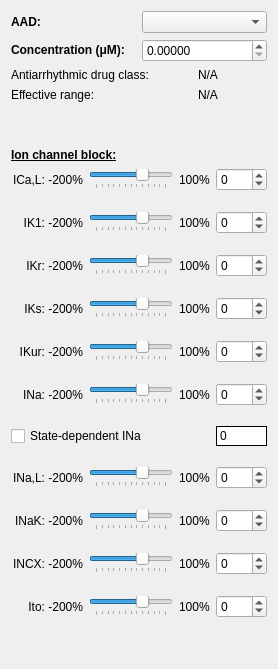
         <widget class="QWidget" name="tab_9">
          <attribute name="title">
           <string>AAD[2]</string>
          </attribute>
          <layout class="QGridLayout" name="gridLayout_17">
           <item row="0" column="0" colspan="3">
            <layout class="QGridLayout" name="gridLayout_6">
             <item row="0" column="2">
              <widget class="QComboBox" name="cmbAAD_3"/>
             </item>
             <item row="0" column="1">
              <widget class="QLabel" name="lblAAD_3">
               <property name="font">
                <font>
                 <weight>75</weight>
                 <bold>true</bold>
                </font>
               </property>
               <property name="text">
                <string>AAD: </string>
               </property>
              </widget>
             </item>
             <item row="1" column="1">
              <widget class="QLabel" name="lblConcentration_3">
               <property name="font">
                <font>
                 <weight>75</weight>
                 <bold>true</bold>
                </font>
               </property>
               <property name="text">
                <string>&lt;html&gt;&lt;head/&gt;&lt;body&gt;&lt;p&gt;Concentration (&amp;mu;M): &lt;/p&gt;&lt;/body&gt;&lt;/html&gt;</string>
               </property>
              </widget>
             </item>
             <item row="1" column="2">
              <widget class="QDoubleSpinBox" name="spinAADConcentration_3">
               <property name="decimals">
                <number>5</number>
               </property>
               <property name="maximum">
                <double>10000.989999999999782</double>
               </property>
               <property name="singleStep">
                <double>0.000010000000000</double>
               </property>
              </widget>
             </item>
            </layout>
           </item>
           <item row="1" column="0" colspan="2">
            <widget class="QLabel" name="lblAADInfo_4">
             <property name="toolTip">
              <string>&lt;html&gt;&lt;head/&gt;&lt;body&gt;&lt;p&gt;&lt;img src=&quot;:/AAD class/AADClass_v2resized.png&quot;/&gt;&lt;/p&gt;&lt;/body&gt;&lt;/html&gt;</string>
             </property>
             <property name="text">
              <string>Antiarrhythmic drug class:</string>
             </property>
             <property name="alignment">
              <set>Qt::AlignLeading|Qt::AlignLeft|Qt::AlignVCenter</set>
             </property>
            </widget>
           </item>
           <item row="1" column="2">
            <widget class="QLabel" name="aadc2">
             <property name="text">
              <string>N/A</string>
             </property>
            </widget>
           </item>
           <item row="2" column="0">
            <widget class="QLabel" name="lblAADInfo_2">
             <property name="text">
              <string>Effective range:</string>
             </property>
             <property name="alignment">
              <set>Qt::AlignLeading|Qt::AlignLeft|Qt::AlignVCenter</set>
             </property>
            </widget>
           </item>
           <item row="3" column="0">
            <spacer name="verticalSpacer_6">
             <property name="orientation">
              <enum>Qt::Vertical</enum>
             </property>
             <property name="sizeType">
              <enum>QSizePolicy::Fixed</enum>
             </property>
             <property name="sizeHint" stdset="0">
              <size>
               <width>20</width>
               <height>40</height>
              </size>
             </property>
            </spacer>
           </item>
           <item row="4" column="0">
            <widget class="QLabel" name="label_25">
             <property name="font">
              <font>
               <weight>75</weight>
               <bold>true</bold>
               <underline>true</underline>
              </font>
             </property>
             <property name="text">
              <string>Ion channel block:</string>
             </property>
            </widget>
           </item>
           <item row="5" column="0" colspan="3">
            <layout class="QGridLayout" name="gridLayout_5">
             <property name="verticalSpacing">
              <number>20</number>
             </property>
             <item row="10" column="2">
              <widget class="QLabel" name="label100Percent_19">
               <property name="text">
                <string>100%</string>
               </property>
              </widget>
             </item>
             <item row="8" column="1">
              <widget class="QSlider" name="slideINaK_2">
               <property name="minimum">
                <number>-200</number>
               </property>
               <property name="maximum">
                <number>100</number>
               </property>
               <property name="singleStep">
                <number>5</number>
               </property>
               <property name="pageStep">
                <number>20</number>
               </property>
               <property name="orientation">
                <enum>Qt::Horizontal</enum>
               </property>
               <property name="tickPosition">
                <enum>QSlider::TicksBelow</enum>
               </property>
               <property name="tickInterval">
                <number>25</number>
               </property>
              </widget>
             </item>
             <item row="8" column="3">
              <widget class="QSpinBox" name="spinINaK_2">
               <property name="minimum">
                <number>-200</number>
               </property>
               <property name="maximum">
                <number>100</number>
               </property>
               <property name="singleStep">
                <number>5</number>
               </property>
              </widget>
             </item>
             <item row="5" column="0">
              <widget class="QLabel" name="lblINa_2">
               <property name="text">
                <string>INa: -200%</string>
               </property>
               <property name="alignment">
                <set>Qt::AlignRight|Qt::AlignTrailing|Qt::AlignVCenter</set>
               </property>
              </widget>
             </item>
             <item row="4" column="0">
              <widget class="QLabel" name="lblIKur_2">
               <property name="text">
                <string>IKur: -200%</string>
               </property>
               <property name="alignment">
                <set>Qt::AlignRight|Qt::AlignTrailing|Qt::AlignVCenter</set>
               </property>
              </widget>
             </item>
             <item row="3" column="3">
              <widget class="QSpinBox" name="spinIKs_2">
               <property name="minimum">
                <number>-200</number>
               </property>
               <property name="maximum">
                <number>100</number>
               </property>
               <property name="singleStep">
                <number>5</number>
               </property>
              </widget>
             </item>
             <item row="9" column="0">
              <widget class="QLabel" name="lblINCX_2">
               <property name="text">
                <string>INCX: -200%</string>
               </property>
               <property name="alignment">
                <set>Qt::AlignRight|Qt::AlignTrailing|Qt::AlignVCenter</set>
               </property>
              </widget>
             </item>
             <item row="9" column="1">
              <widget class="QSlider" name="slideINCX_2">
               <property name="minimum">
                <number>-200</number>
               </property>
               <property name="maximum">
                <number>100</number>
               </property>
               <property name="singleStep">
                <number>5</number>
               </property>
               <property name="pageStep">
                <number>20</number>
               </property>
               <property name="orientation">
                <enum>Qt::Horizontal</enum>
               </property>
               <property name="tickPosition">
                <enum>QSlider::TicksBelow</enum>
               </property>
               <property name="tickInterval">
                <number>25</number>
               </property>
              </widget>
             </item>
             <item row="9" column="2">
              <widget class="QLabel" name="label100Percent_20">
               <property name="text">
                <string>100%</string>
               </property>
              </widget>
             </item>
             <item row="8" column="0">
              <widget class="QLabel" name="lblINaK_2">
               <property name="text">
                <string>INaK: -200%</string>
               </property>
               <property name="alignment">
                <set>Qt::AlignRight|Qt::AlignTrailing|Qt::AlignVCenter</set>
               </property>
              </widget>
             </item>
             <item row="4" column="1">
              <widget class="QSlider" name="slideIKur_2">
               <property name="minimum">
                <number>-200</number>
               </property>
               <property name="maximum">
                <number>100</number>
               </property>
               <property name="singleStep">
                <number>5</number>
               </property>
               <property name="pageStep">
                <number>20</number>
               </property>
               <property name="orientation">
                <enum>Qt::Horizontal</enum>
               </property>
               <property name="tickPosition">
                <enum>QSlider::TicksBelow</enum>
               </property>
               <property name="tickInterval">
                <number>25</number>
               </property>
              </widget>
             </item>
             <item row="5" column="3">
              <widget class="QSpinBox" name="spinINa_2">
               <property name="minimum">
                <number>-200</number>
               </property>
               <property name="maximum">
                <number>100</number>
               </property>
               <property name="singleStep">
                <number>5</number>
               </property>
              </widget>
             </item>
             <item row="4" column="2">
              <widget class="QLabel" name="label100Percent_15">
               <property name="text">
                <string>100%</string>
               </property>
              </widget>
             </item>
             <item row="5" column="1">
              <widget class="QSlider" name="slideINa_2">
               <property name="minimum">
                <number>-200</number>
               </property>
               <property name="maximum">
                <number>100</number>
               </property>
               <property name="singleStep">
                <number>5</number>
               </property>
               <property name="pageStep">
                <number>20</number>
               </property>
               <property name="orientation">
                <enum>Qt::Horizontal</enum>
               </property>
               <property name="tickPosition">
                <enum>QSlider::TicksBelow</enum>
               </property>
               <property name="tickInterval">
                <number>25</number>
               </property>
              </widget>
             </item>
             <item row="4" column="3">
              <widget class="QSpinBox" name="spinIKur_2">
               <property name="minimum">
                <number>-200</number>
               </property>
               <property name="maximum">
                <number>100</number>
               </property>
               <property name="singleStep">
                <number>5</number>
               </property>
              </widget>
             </item>
             <item row="0" column="3">
              <widget class="QSpinBox" name="spinICaL_2">
               <property name="minimum">
                <number>-200</number>
               </property>
               <property name="maximum">
                <number>100</number>
               </property>
               <property name="singleStep">
                <number>5</number>
               </property>
              </widget>
             </item>
             <item row="7" column="2">
              <widget class="QLabel" name="label100Percent_17">
               <property name="text">
                <string>100%</string>
               </property>
              </widget>
             </item>
             <item row="1" column="1">
              <widget class="QSlider" name="slideIK1_2">
               <property name="minimum">
                <number>-200</number>
               </property>
               <property name="maximum">
                <number>100</number>
               </property>
               <property name="singleStep">
                <number>5</number>
               </property>
               <property name="pageStep">
                <number>20</number>
               </property>
               <property name="orientation">
                <enum>Qt::Horizontal</enum>
               </property>
               <property name="tickPosition">
                <enum>QSlider::TicksBelow</enum>
               </property>
               <property name="tickInterval">
                <number>25</number>
               </property>
              </widget>
             </item>
             <item row="10" column="3">
              <widget class="QSpinBox" name="spinIto_2">
               <property name="minimum">
                <number>-200</number>
               </property>
               <property name="maximum">
                <number>100</number>
               </property>
               <property name="singleStep">
                <number>5</number>
               </property>
              </widget>
             </item>
             <item row="2" column="0">
              <widget class="QLabel" name="lblIKr_2">
               <property name="text">
                <string>IKr: -200%</string>
               </property>
               <property name="alignment">
                <set>Qt::AlignRight|Qt::AlignTrailing|Qt::AlignVCenter</set>
               </property>
              </widget>
             </item>
             <item row="7" column="1">
              <widget class="QSlider" name="slideINaL_2">
               <property name="minimum">
                <number>-200</number>
               </property>
               <property name="maximum">
                <number>100</number>
               </property>
               <property name="singleStep">
                <number>5</number>
               </property>
               <property name="pageStep">
                <number>20</number>
               </property>
               <property name="orientation">
                <enum>Qt::Horizontal</enum>
               </property>
               <property name="tickPosition">
                <enum>QSlider::TicksBelow</enum>
               </property>
               <property name="tickInterval">
                <number>25</number>
               </property>
              </widget>
             </item>
             <item row="7" column="3">
              <widget class="QSpinBox" name="spinINaL_2">
               <property name="minimum">
                <number>-200</number>
               </property>
               <property name="maximum">
                <number>100</number>
               </property>
               <property name="singleStep">
                <number>5</number>
               </property>
              </widget>
             </item>
             <item row="0" column="1">
              <widget class="QSlider" name="slideICaL_2">
               <property name="minimum">
                <number>-200</number>
               </property>
               <property name="maximum">
                <number>100</number>
               </property>
               <property name="singleStep">
                <number>5</number>
               </property>
               <property name="pageStep">
                <number>20</number>
               </property>
               <property name="orientation">
                <enum>Qt::Horizontal</enum>
               </property>
               <property name="tickPosition">
                <enum>QSlider::TicksBelow</enum>
               </property>
               <property name="tickInterval">
                <number>25</number>
               </property>
              </widget>
             </item>
             <item row="3" column="1">
              <widget class="QSlider" name="slideIKs_2">
               <property name="minimum">
                <number>-200</number>
               </property>
               <property name="maximum">
                <number>100</number>
               </property>
               <property name="singleStep">
                <number>5</number>
               </property>
               <property name="pageStep">
                <number>20</number>
               </property>
               <property name="orientation">
                <enum>Qt::Horizontal</enum>
               </property>
               <property name="tickPosition">
                <enum>QSlider::TicksBelow</enum>
               </property>
               <property name="tickInterval">
                <number>25</number>
               </property>
              </widget>
             </item>
             <item row="2" column="1">
              <widget class="QSlider" name="slideIKr_2">
               <property name="minimum">
                <number>-200</number>
               </property>
               <property name="maximum">
                <number>100</number>
               </property>
               <property name="singleStep">
                <number>5</number>
               </property>
               <property name="pageStep">
                <number>20</number>
               </property>
               <property name="orientation">
                <enum>Qt::Horizontal</enum>
               </property>
               <property name="tickPosition">
                <enum>QSlider::TicksBelow</enum>
               </property>
               <property name="tickInterval">
                <number>25</number>
               </property>
              </widget>
             </item>
             <item row="10" column="1">
              <widget class="QSlider" name="slideIto_2">
               <property name="minimum">
                <number>-200</number>
               </property>
               <property name="maximum">
                <number>100</number>
               </property>
               <property name="singleStep">
                <number>5</number>
               </property>
               <property name="pageStep">
                <number>20</number>
               </property>
               <property name="orientation">
                <enum>Qt::Horizontal</enum>
               </property>
               <property name="tickPosition">
                <enum>QSlider::TicksBelow</enum>
               </property>
               <property name="tickInterval">
                <number>25</number>
               </property>
              </widget>
             </item>
             <item row="7" column="0">
              <widget class="QLabel" name="lblINaL_2">
               <property name="text">
                <string>INa,L: -200%</string>
               </property>
               <property name="alignment">
                <set>Qt::AlignRight|Qt::AlignTrailing|Qt::AlignVCenter</set>
               </property>
              </widget>
             </item>
             <item row="5" column="2">
              <widget class="QLabel" name="label100Percent_14">
               <property name="text">
                <string>100%</string>
               </property>
              </widget>
             </item>
             <item row="10" column="0">
              <widget class="QLabel" name="lblIto_2">
               <property name="text">
                <string>Ito: -200%</string>
               </property>
               <property name="alignment">
                <set>Qt::AlignRight|Qt::AlignTrailing|Qt::AlignVCenter</set>
               </property>
              </widget>
             </item>
             <item row="2" column="2">
              <widget class="QLabel" name="label100Percent_13">
               <property name="text">
                <string>100%</string>
               </property>
              </widget>
             </item>
             <item row="1" column="2">
              <widget class="QLabel" name="label100Percent_12">
               <property name="text">
                <string>100%</string>
               </property>
              </widget>
             </item>
             <item row="2" column="3">
              <widget class="QSpinBox" name="spinIKr_2">
               <property name="minimum">
                <number>-200</number>
               </property>
               <property name="maximum">
                <number>100</number>
               </property>
               <property name="singleStep">
                <number>5</number>
               </property>
              </widget>
             </item>
             <item row="1" column="3">
              <widget class="QSpinBox" name="spinIK1_2">
               <property name="minimum">
                <number>-200</number>
               </property>
               <property name="maximum">
                <number>100</number>
               </property>
               <property name="singleStep">
                <number>5</number>
               </property>
              </widget>
             </item>
             <item row="9" column="3">
              <widget class="QSpinBox" name="spinINCX_2">
               <property name="minimum">
                <number>-200</number>
               </property>
               <property name="maximum">
                <number>100</number>
               </property>
               <property name="singleStep">
                <number>5</number>
               </property>
              </widget>
             </item>
             <item row="1" column="0">
              <widget class="QLabel" name="lblIK1_2">
               <property name="layoutDirection">
                <enum>Qt::LeftToRight</enum>
               </property>
               <property name="text">
                <string>IK1: -200%</string>
               </property>
               <property name="alignment">
                <set>Qt::AlignRight|Qt::AlignTrailing|Qt::AlignVCenter</set>
               </property>
              </widget>
             </item>
             <item row="6" column="0" colspan="3">
              <widget class="QCheckBox" name="markov_2">
               <property name="layoutDirection">
                <enum>Qt::LeftToRight</enum>
               </property>
               <property name="text">
                <string>State-dependent INa</string>
               </property>
               <property name="checked">
                <bool>false</bool>
               </property>
              </widget>
             </item>
             <item row="6" column="3">
              <widget class="QLabel" name="ina_block2">
               <property name="autoFillBackground">
                <bool>false</bool>
               </property>
               <property name="styleSheet">
                <string notr="true">background-color: rgb(255, 255, 255);</string>
               </property>
               <property name="frameShape">
                <enum>QFrame::Panel</enum>
               </property>
               <property name="text">
                <string>0</string>
               </property>
               <property name="alignment">
                <set>Qt::AlignLeading|Qt::AlignLeft|Qt::AlignVCenter</set>
               </property>
              </widget>
             </item>
             <item row="0" column="0">
              <widget class="QLabel" name="lblICaL_2">
               <property name="text">
                <string>ICa,L: -200%</string>
               </property>
               <property name="indent">
                <number>2</number>
               </property>
              </widget>
             </item>
             <item row="0" column="2">
              <widget class="QLabel" name="label100Percent_11">
               <property name="text">
                <string>100%</string>
               </property>
              </widget>
             </item>
             <item row="8" column="2">
              <widget class="QLabel" name="label100Percent_18">
               <property name="text">
                <string>100%</string>
               </property>
              </widget>
             </item>
             <item row="3" column="0">
              <widget class="QLabel" name="lblIKs_2">
               <property name="text">
                <string>IKs: -200%</string>
               </property>
               <property name="alignment">
                <set>Qt::AlignRight|Qt::AlignTrailing|Qt::AlignVCenter</set>
               </property>
              </widget>
             </item>
             <item row="3" column="2">
              <widget class="QLabel" name="label100Percent_16">
               <property name="text">
                <string>100%</string>
               </property>
              </widget>
             </item>
            </layout>
           </item>
           <item row="2" column="2">
            <widget class="QLabel" name="er2">
             <property name="text">
              <string>N/A</string>
             </property>
            </widget>
           </item>
           <item row="6" column="0" colspan="3">
            <spacer name="verticalSpacer_8">
             <property name="orientation">
              <enum>Qt::Vertical</enum>
             </property>
             <property name="sizeHint" stdset="0">
              <size>
               <width>20</width>
               <height>40</height>
              </size>
             </property>
            </spacer>
           </item>
          </layout>
         </widget>
